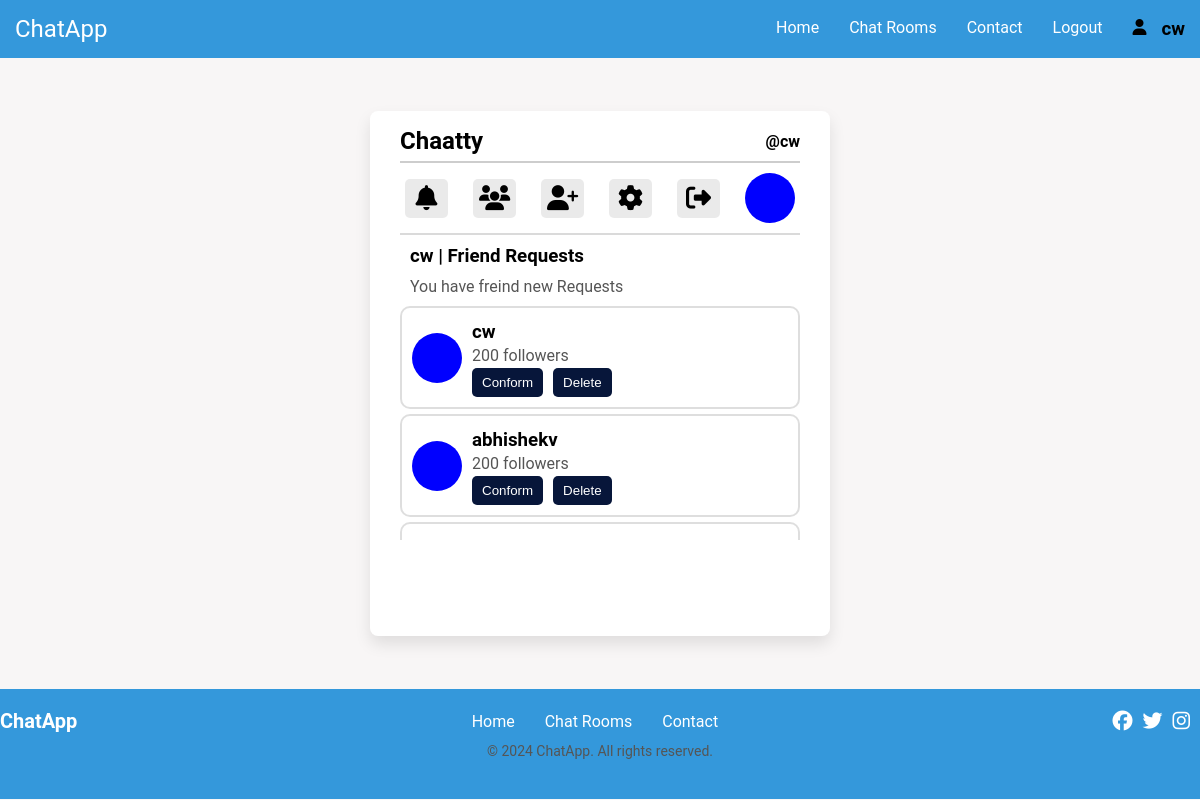
The page /friend_request/ (signed in) on the database as committed earlier.
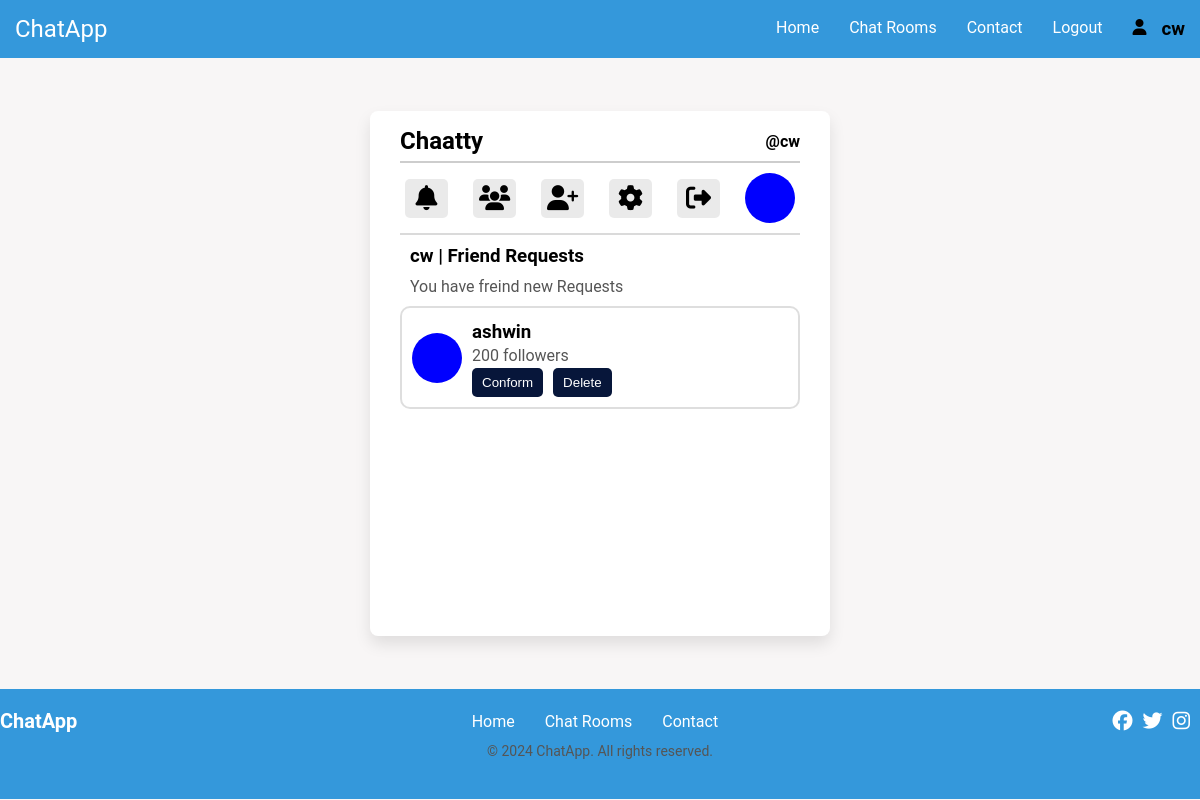
The same page on the database as committed later.
### mychatapp/models.py (models this page shows, shortened)
class FriendRequest(models.Model):
    sender=models.ForeignKey(User,on_delete=models.CASCADE,related_name="sent_request")
    receiver=models.ForeignKey(User,on_delete=models.CASCADE,related_name="receive_request")
    seen=models.BooleanField(default=False)

### mychatapp/views.py (the view)
@login_required(login_url='/login')
def friend_request(request):
    user=request.user
    friend_request=FriendRequest.objects.filter(receiver=user)
    context={"f_friends":friend_request}
    return render(request,'friend_request.html',context)

### templates/friend_request.html (shortened to what this page needs)
{% load static %}
<!DOCTYPE html>
<html lang="en">
  <head>
    <link rel="stylesheet" href='{% static "css/style.css" %}' />
    <link rel="stylesheet" href='{% static "css/nav.css" %}' />
    <link rel="stylesheet" href='{% static "css/footer.css" %}' />
    <link rel="stylesheet" href='{% static "css/home.css" %}' />
    <link
      rel="stylesheet"
      href="https://cdnjs.cloudflare.com/ajax/libs/font-awesome/6.5.1/css/all.min.css"
    />
  </head>
  <body>
    {% block nav %}{% include 'nav.html' %}{% endblock nav %}
    <div class="outside">
      <div class="container">
        <div class="headerr">
          <h2>Chaatty</h2>
          <h4>@{{request.user}}</h4>
        </div>
        <div class="navigation">
            <a href="{% url "notifications" %}"><i class="fa-solid fa-bell"></i></a>
            <a href="{% url "friend_request" %}"><i class="fa-solid fa-users"></i></a>
            <a href="{% url "add_friend" %}"><i class="fa-solid fa-user-plus"></i></a>
            <a href="{% url "update_profile" %}"><i class="fa-solid fa-gear"></i></a>
            <a href="{% url "logout" %}"><i class="fa-solid fa-right-from-bracket"></i></a>
            <div class="users"></div>
          </div>
        <div class="suggestion">
          <div class="user-sug">
            <h3>{{request.user}} | Friend Requests</h3>
            <p>You have freind new Requests</p>
          </div>
          {% for f_request in f_friends %}
          <div class="new-friend">
            <div class="users"></div>
            <div class="otherr">
              <h3>{{f_request.sender.username}}</h3>
              <p>200 followers</p>
              <div class="btns">
                <button class="button conform-btn" data-id={{f_request.sender.id}}>Conform</button>
                <button class="button delete-btn">Delete</button>
              </div>
            </div>
          </div>
          {% endfor %}
        </div>
      </div>
    </div>
    {% block footer %}{% include 'footer.html' %}{% endblock footer %}
  </body>
</html>

### templates/nav.html (shortened to what this page needs)
    <nav class="navbar">
        <div class="navcontainer">
            <div class="logo">
                <a href="{% url "index" %}">ChatApp</a>
            </div>
            <ul class="nav-list">
                <li><a href="{% url "home" %}">Home</a></li>
                <li><a href="#">Chat Rooms</a></li>
                <li><a href="#">Contact</a></li>
                {% if request.user.is_authenticated %}
                <li><a href="{% url "logout" %}">Logout</a></li>
                <li class="icon">
                    <i class="fa-solid fa-user"></i>
                </li>
                <h3 style="
                    margin: 0px;"
                >{{request.user}}</h3>
                {% else %}
                <li><a href="{% url "login_page" %}">Login</a></li>
                {% endif %}
            </ul>
        </div>
    </nav>

### templates/footer.html
<footer class="footer">
    <div class="containerr">
        <div class="footer-content">
            <div class="footer-logo">
                <a href="#">ChatApp</a>
            </div>
            <div class="footer-links">
                <ul>
                    <li><a href="#">Home</a></li>
                    <li><a href="#">Chat Rooms</a></li>
                    <li><a href="#">Contact</a></li>
                </ul>
            </div>
            <div class="footer-social">
                <a href="#" class="social-icon"><i class="fab fa-facebook"></i></a>
                <a href="#" class="social-icon"><i class="fab fa-twitter"></i></a>
                <a href="#" class="social-icon"><i class="fab fa-instagram"></i></a>
            </div>
        </div>
        <p class="footer-text">&copy; 2024 ChatApp. All rights reserved.</p>
    </div>
</footer>

### static/css/style.css (style rules this page uses)
body { margin: 0; padding: 0; font-family: 'Roboto', sans-serif; background-color: #f8f6f6; height: 100vh; }
.container { text-align: center; background-color: #ffffff; padding: 15px 30px 30px; width: 400px; height: 60vh; border-radius: 8px; box-shadow: 0 8px 16px rgba(0, 0, 0, 0.1); }
.outside { display: flex; justify-content: center; align-items: center; height: 78.9vh; }
p { color: #555555; font-size: 16px; margin-bottom: 20px; }

### static/css/nav.css (style rules this page uses)
.navbar { background-color: #3498db; padding: 15px; }
.navcontainer { display: flex; justify-content: space-between; align-items: center; }
.logo a { color: #ffffff; font-size: 24px; text-decoration: none; }
.nav-list { list-style: none; display: flex; margin: 0; padding: 0; }
.nav-list li { margin: 0 15px; }
.nav-list a { text-decoration: none; color: #ffffff; font-size: 16px; transition: color 0.3s ease; }

### static/css/footer.css (style rules this page uses)
.footer { background-color: #3498db; color: #ffffff; padding: 20px 0; text-align: center; }
.footer-content { display: flex; justify-content: space-between; align-items: center; }
.footer-logo a { color: #ffffff; font-size: 20px; text-decoration: none; font-weight: bold; }
.footer-links ul { list-style: none; padding: 0; margin: 0; display: flex; }
.footer-links li { margin: 0 15px; }
.footer-links a { color: #ffffff; text-decoration: none; font-size: 16px; transition: color 0.3s ease; }
.footer-social { display: flex; }
.social-icon { font-size: 20px; color: #ffffff; margin-right: 10px; text-decoration: none; }
.footer-text { margin-top: 10px; font-size: 14px; }

### static/css/home.css (style rules this page uses)
.headerr { display: flex; justify-content: space-between; align-items: center; border-bottom: 2px solid rgba(156, 156, 156, 0.5); height: 35px; }
.headerr h2 ,.headerr h4 { margin-bottom: 5px; margin-top: 0px; }
.navigation { display: flex; justify-content: space-between; align-items: center; font-size: 25px; padding: 10px 5px; border-bottom: 2px solid rgba(156, 156, 156, 0.371); }
.navigation a { text-decoration: none; color: black; background-color: rgba(207, 206, 206, 0.426); border-radius: 5px; padding: 5px; width: 33px; }
.users { width: 50px; height: 50px; border-radius: 50%; background: blue; }
.user-sug { text-align: start; }
.user-sug h3,.user-sug p { margin: 10px ; }
.new-friend { display: flex; align-items: center; gap: 0px; padding: 10px; border: 2px solid #00000021; border-radius: 10px; margin-bottom: 5px; }
.suggestion { overflow-y: scroll; height:305px; }
.otherr { width: 300px; padding: 0px 10px; text-align: start; }
.btns { display: flex; gap: 10PX; }
.button { color: white; background: rgb(7, 22, 58); border: none; padding: 7px 10px; border-radius: 5px; cursor: pointer; }
.otherr h3, .otherr p { margin: 3px 0px; }

Rows that differ between the two databases and show on the page:
removed FriendRequest: sender.username "cw"
removed FriendRequest: sender.username "abhishekv"
added FriendRequest: sender.username "ashwin"
